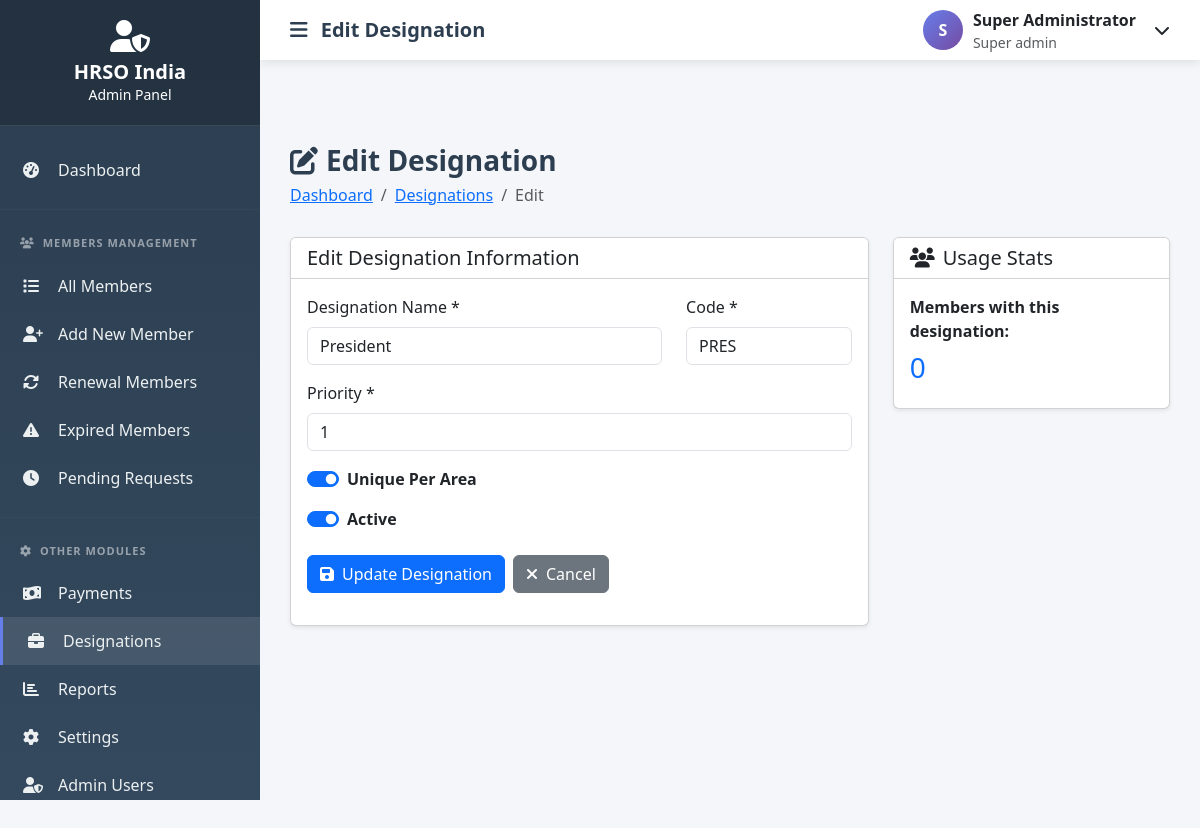
The app's page /admin/designations/edit.php?id=1 (signed in) with its own data.
### tables this page shows
CREATE TABLE designations (
    id INT AUTO_INCREMENT PRIMARY KEY,
    designation_name VARCHAR(100) NOT NULL,
    designation_code VARCHAR(20) NOT NULL UNIQUE,
    priority INT NOT NULL,
    is_unique_per_area TINYINT(1) DEFAULT 0,
    is_active TINYINT(1) DEFAULT 1,
    created_at TIMESTAMP DEFAULT CURRENT_TIMESTAMP,
    updated_at TIMESTAMP DEFAULT CURRENT_TIMESTAMP ON UPDATE CURRENT_TIMESTAMP,
    INDEX idx_priority (priority)
);

### config/config.php (called while the page is built, shortened)
<?php
require_once __DIR__ . '/database.php';
require_once BASE_PATH . 'includes/functions.php';
$db = new Database();
?>

### includes/functions.php (called while the page is built, shortened)
<?php
function clean($input) {
    return htmlspecialchars(strip_tags(trim($input)), ENT_QUOTES, 'UTF-8');
}
?>

### admin/designations/edit.php (the view, shortened to what this page needs)
<?php
require_once '../includes/auth-check.php';
require_once '../includes/header.php';
$id = clean($_GET['id'] ?? 0);
$designation = $db->fetch("SELECT * FROM designations WHERE id = :id", ['id' => $id]);
$errors = [];
if ($_SERVER['REQUEST_METHOD'] === 'POST') {
    $designation_name = clean($_POST['designation_name'] ?? '');
    $designation_code = strtoupper(clean($_POST['designation_code'] ?? ''));
    $priority = clean($_POST['priority'] ?? '');
    $is_unique_per_area = isset($_POST['is_unique_per_area']) ? 1 : 0;
    $is_active = isset($_POST['is_active']) ? 1 : 0;
    if (empty($designation_name)) {
        $errors[] = 'Designation name is required';
    }
    if (empty($designation_code)) {
        $errors[] = 'Designation code is required';
    } elseif (!preg_match('/^[A-Z]{2,10}$/', $designation_code)) {
        $errors[] = 'Code must be 2-10 uppercase letters only';
    }
    if (empty($priority) || !is_numeric($priority)) {
        $errors[] = 'Priority must be a number';
    }
    if (empty($errors)) {
        $exists = $db->fetch(
            "SELECT id FROM designations WHERE designation_code = :code AND id != :id",
            ['code' => $designation_code, 'id' => $id]
        );
        if ($exists) {
            $errors[] = 'This designation code already exists';
        }
    }
    if (empty($errors)) {
        try {
            $db->update('designations', [
                'designation_name' => $designation_name,
                'designation_code' => $designation_code,
                'priority' => $priority,
                'is_unique_per_area' => $is_unique_per_area,
                'is_active' => $is_active
            ], "id = {$id}");
            $_SESSION['success'] = 'Designation updated successfully!';
            redirect(SITE_URL . 'admin/designations/index.php');
        } catch (Exception $e) {
            $errors[] = 'Database error: ' . $e->getMessage();
        }
    }
} else {
    $designation_name = $designation['designation_name'];
    $designation_code = $designation['designation_code'];
    $priority = $designation['priority'];
    $is_unique_per_area = $designation['is_unique_per_area'];
    $is_active = $designation['is_active'];
}
?>
<div class="page-header">
    <h1><i class="fas fa-edit me-2"></i>Edit Designation</h1>
    <nav aria-label="breadcrumb">
        <ol class="breadcrumb">
            <li class="breadcrumb-item"><a href="../index.php">Dashboard</a></li>
            <li class="breadcrumb-item"><a href="index.php">Designations</a></li>
            <li class="breadcrumb-item active">Edit</li>
        </ol>
    </nav>
</div>
<div class="row">
    <div class="col-lg-8">
        <div class="card shadow-sm">
            <div class="card-header bg-white">
                <h5 class="mb-0">Edit Designation Information</h5>
            </div>
            <div class="card-body">
                <form method="POST" action="">
                    <div class="row">
                        <div class="col-md-8 mb-3">
                            <label class="form-label">Designation Name *</label>
                            <input type="text" class="form-control" name="designation_name"
                                   value="<?php echo htmlspecialchars($designation_name); ?>" required>
                        </div>
                        <div class="col-md-4 mb-3">
                            <label class="form-label">Code *</label>
                            <input type="text" class="form-control" name="designation_code"
                                   value="<?php echo htmlspecialchars($designation_code); ?>"
                                   maxlength="10" style="text-transform: uppercase;" required>
                        </div>
                    </div>
                    <div class="mb-3">
                        <label class="form-label">Priority *</label>
                        <input type="number" class="form-control" name="priority"
                               value="<?php echo htmlspecialchars($priority); ?>"
                               min="1" max="100" required>
                    </div>
                    <div class="mb-3">
                        <div class="form-check form-switch">
                            <input class="form-check-input" type="checkbox" name="is_unique_per_area"
                                   id="isUnique" value="1" <?php echo $is_unique_per_area ? 'checked' : ''; ?>>
                            <label class="form-check-label" for="isUnique">
                                <strong>Unique Per Area</strong>
                            </label>
                        </div>
                    </div>
                    <div class="mb-4">
                        <div class="form-check form-switch">
                            <input class="form-check-input" type="checkbox" name="is_active"
                                   id="isActive" value="1" <?php echo $is_active ? 'checked' : ''; ?>>
                            <label class="form-check-label" for="isActive">
                                <strong>Active</strong>
                            </label>
                        </div>
                    </div>
                    <div class="d-flex gap-2">
                        <button type="submit" class="btn btn-primary">
                            <i class="fas fa-save me-2"></i>Update Designation
                        </button>
                        <a href="index.php" class="btn btn-secondary">
                            <i class="fas fa-times me-2"></i>Cancel
                        </a>
                    </div>
                </form>
            </div>
        </div>
    </div>
    <div class="col-lg-4">
        <div class="card shadow-sm">
            <div class="card-header bg-white">
                <h5 class="mb-0">
                    <i class="fas fa-users me-2"></i>Usage Stats
                </h5>
            </div>
            <div class="card-body">
                <?php
                $memberCount = $db->fetch(
                    "SELECT COUNT(*) as count FROM members WHERE designation_id = :id",
                    ['id' => $id]
                )['count'];
                ?>
                <p class="mb-2">
                    <strong>Members with this designation:</strong>
                </p>
                <h3 class="text-primary"><?php echo number_format($memberCount); ?></h3>
            </div>
        </div>
    </div>
</div>
<?php require_once '../includes/footer.php'; ?>

### admin/includes/header.php (style rules this page uses)
:root { --sidebar-width: 260px; --header-height: 60px; --primary-color: #667eea; --secondary-color: #764ba2; }
body { font-family: 'Segoe UI', Tahoma, Geneva, Verdana, sans-serif; background: #f4f6f9; }
.page-header { margin-bottom: 30px; }
.page-header h1 { font-size: 28px; font-weight: 600; color: #2c3e50; margin: 0; }
.breadcrumb { background: none; padding: 0; margin: 5px 0 0 0; }

### records on screen
designations: designation_name "President", designation_code "PRES", priority "1", is_unique_per_area "☑", is_active "☑"

### other values on screen
$this->dbname "hrso_membership"
SITE_NAME "HRSO India"
$pageTitle "Edit Designation"
substr($currentAdmin['name'], 0, 1) "S"
$currentAdmin['name'] "Super Administrator"
str_replace('_', ' ', $currentAdmin['role']) "Super admin"
$memberCount "0"
